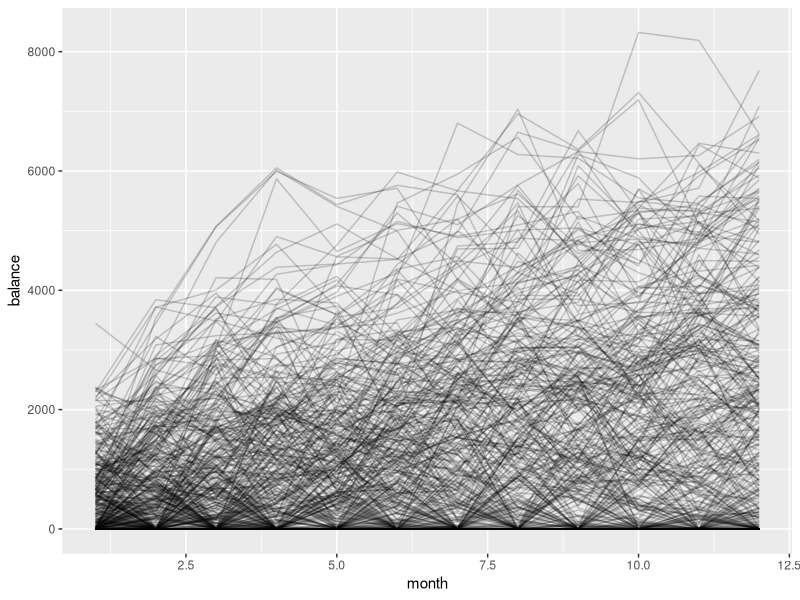

Write the R code that produced this figure. (Note: this script raises an error after producing the figure.)
## ---- chunk 1
set.seed(123)
library(tidyverse)
library(knitr) # for `kable()`

n_accounts <- 500

floor_zero <- function(x) ifelse(x < 0, 0, x)

balance_by_month <- tidyr::expand_grid(
  account_id = as.character(seq_len(n_accounts)), 
  month = 1:12
) |> 
  dplyr::mutate(
    balance = .data$account_id |> 
      rnorm(mean = 0, sd = 1000) |> 
      cumsum() |> 
      floor_zero(),
    .by = "account_id"
  )

balance_by_month |> 
  head() |> 
  kable()
## ---- chunk 2
ggplot(balance_by_month, aes(x = month, y = balance, fill = account_id)) +
  geom_line(alpha = 0.2)
## ---- chunk 3
balance_by_month$event <- balance_by_month$balance < minimum_balance
event_by_month <- table(balance_by_month$event, balance_by_month$month)
barplot(event_by_month)
## ---- chunk 4
library(survival)

# Set seed for reproducibility
set.seed(123)

# Create fake data for customers
customers <- data.frame(
  customer_id = 1:100,
  birthday = sample(1950:2000, 100, replace = TRUE)
)

# Create fake data for accounts
accounts <- data.frame(
  account_id = 1:500,
  customer_id = sample(1:100, 500, replace = TRUE),
  date = sample(seq(as.Date('2020/01/01'), as.Date('2021/12/31'), by = "day"), 500, replace = TRUE),
  balance = rnorm(500, mean = 2000, sd = 1000)
)

# Calculate average balance for each customer
customer_balances <- aggregate(accounts$balance, by = list(customer_id = accounts$customer_id), FUN = mean)
colnames(customer_balances) <- c("customer_id", "average_balance")

# Define a "death" event based on a minimum balance threshold
min_balance_threshold <- 1000
customer_balances$death_event <- ifelse(customer_balances$average_balance < min_balance_threshold, 1, 0)

# Merge customer data with birth year
customer_data <- merge(customers, customer_balances, by.x = "customer_id", by.y = "customer_id")

# Fit a Kaplan-Meier estimator at the customer level
fit_customer <- survfit(Surv(time = customer_data$average_balance, event = customer_data$death_event) ~ 1)

# Plot the survival curve for customers
plot(fit_customer, xlab = "Time", ylab = "Survival Probability", main = "Survival Curve for Customers")
